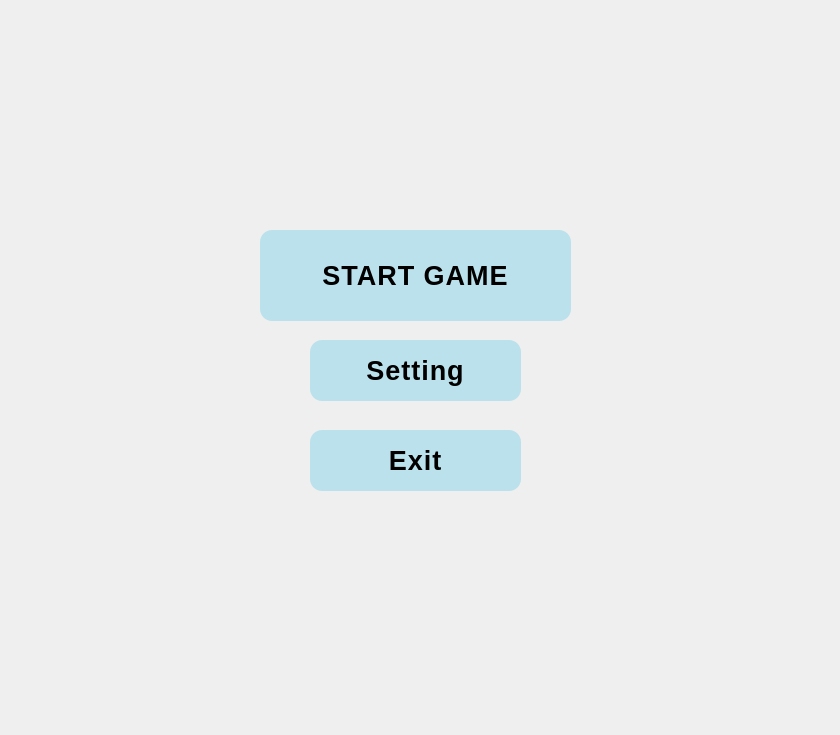
<?xml version="1.0" encoding="UTF-8"?>
<ui version="4.0">
 <class>MainMenuWindow</class>
 <widget class="QMainWindow" name="MainMenuWindow">
  <property name="geometry">
   <rect>
    <x>0</x>
    <y>0</y>
    <width>840</width>
    <height>735</height>
   </rect>
  </property>
  <property name="windowTitle">
   <string>MainWindow</string>
  </property>
  <property name="windowOpacity">
   <double>1.000000000000000</double>
  </property>
  <property name="autoFillBackground">
   <bool>false</bool>
  </property>
  <property name="styleSheet">
   <string notr="true">#QWidget {
background-image: url(:/image for c++ project/lightBlueBackground.jpg);
}</string>
  </property>
  <property name="iconSize">
   <size>
    <width>32</width>
    <height>32</height>
   </size>
  </property>
  <widget class="QWidget" name="centralwidget">
   <property name="styleSheet">
    <string notr="true">font: 500 13pt &quot;BM Jua&quot;;</string>
   </property>
   <widget class="QLabel" name="kid">
    <property name="geometry">
     <rect>
      <x>200</x>
      <y>500</y>
      <width>441</width>
      <height>241</height>
     </rect>
    </property>
    <property name="text">
     <string/>
    </property>
    <property name="pixmap">
     <pixmap resource="icons.qrc">:/image for c++ project/kid.png</pixmap>
    </property>
    <property name="scaledContents">
     <bool>true</bool>
    </property>
   </widget>
   <widget class="QPushButton" name="startButton">
    <property name="geometry">
     <rect>
      <x>260</x>
      <y>230</y>
      <width>311</width>
      <height>91</height>
     </rect>
    </property>
    <property name="cursor">
     <cursorShape>PointingHandCursor</cursorShape>
    </property>
    <property name="styleSheet">
     <string notr="true">QPushButton {
color: rgb(0, 0, 0);
font: 20pt;
font: bold;
background: rgb(187, 226, 236);
border: 1px rgb(187, 226, 236);
border-radius: 12px;
letter-spacing:1px
}

QPushButton:hover{
background: rgb(91, 150, 245);
}</string>
    </property>
    <property name="text">
     <string>START GAME</string>
    </property>
   </widget>
   <widget class="QPushButton" name="settingButton">
    <property name="geometry">
     <rect>
      <x>310</x>
      <y>340</y>
      <width>211</width>
      <height>61</height>
     </rect>
    </property>
    <property name="cursor">
     <cursorShape>PointingHandCursor</cursorShape>
    </property>
    <property name="styleSheet">
     <string notr="true">QPushButton {
color: rgb(0, 0, 0);
font: 20pt;
font: bold;
background: rgb(187, 226, 236);
border: 1px rgb(187, 226, 236);
border-radius: 12px;
letter-spacing:1px
}

QPushButton:hover{
background: rgb(91, 150, 245);
}</string>
    </property>
    <property name="text">
     <string>Setting</string>
    </property>
   </widget>
   <widget class="QPushButton" name="exitButton">
    <property name="geometry">
     <rect>
      <x>310</x>
      <y>430</y>
      <width>211</width>
      <height>61</height>
     </rect>
    </property>
    <property name="cursor">
     <cursorShape>PointingHandCursor</cursorShape>
    </property>
    <property name="styleSheet">
     <string notr="true">QPushButton {
color: rgb(0, 0, 0);
font: 20pt;
font: bold;
background: rgb(187, 226, 236);
border: 1px rgb(187, 226, 236);
border-radius: 12px;
letter-spacing:1px
}

QPushButton:hover{
background: rgb(91, 150, 245);
}</string>
    </property>
    <property name="text">
     <string>Exit</string>
    </property>
   </widget>
   <widget class="QLabel" name="gameName">
    <property name="geometry">
     <rect>
      <x>10</x>
      <y>20</y>
      <width>821</width>
      <height>301</height>
     </rect>
    </property>
    <property name="text">
     <string/>
    </property>
    <property name="pixmap">
     <pixmap resource="icons.qrc">:/image for c++ project/gameName.png</pixmap>
    </property>
    <property name="scaledContents">
     <bool>true</bool>
    </property>
   </widget>
   <widget class="QLabel" name="lightBlueBackground">
    <property name="geometry">
     <rect>
      <x>-270</x>
      <y>0</y>
      <width>1211</width>
      <height>751</height>
     </rect>
    </property>
    <property name="styleSheet">
     <string notr="true"/>
    </property>
    <property name="text">
     <string/>
    </property>
    <property name="pixmap">
     <pixmap resource="icons.qrc">:/image for c++ project/darkBlueBackground.jpg</pixmap>
    </property>
    <property name="scaledContents">
     <bool>true</bool>
    </property>
   </widget>
   <zorder>lightBlueBackground</zorder>
   <zorder>gameName</zorder>
   <zorder>kid</zorder>
   <zorder>startButton</zorder>
   <zorder>settingButton</zorder>
   <zorder>exitButton</zorder>
  </widget>
 </widget>
 <resources>
  <include location="icons.qrc"/>
 </resources>
 <connections/>
</ui>
